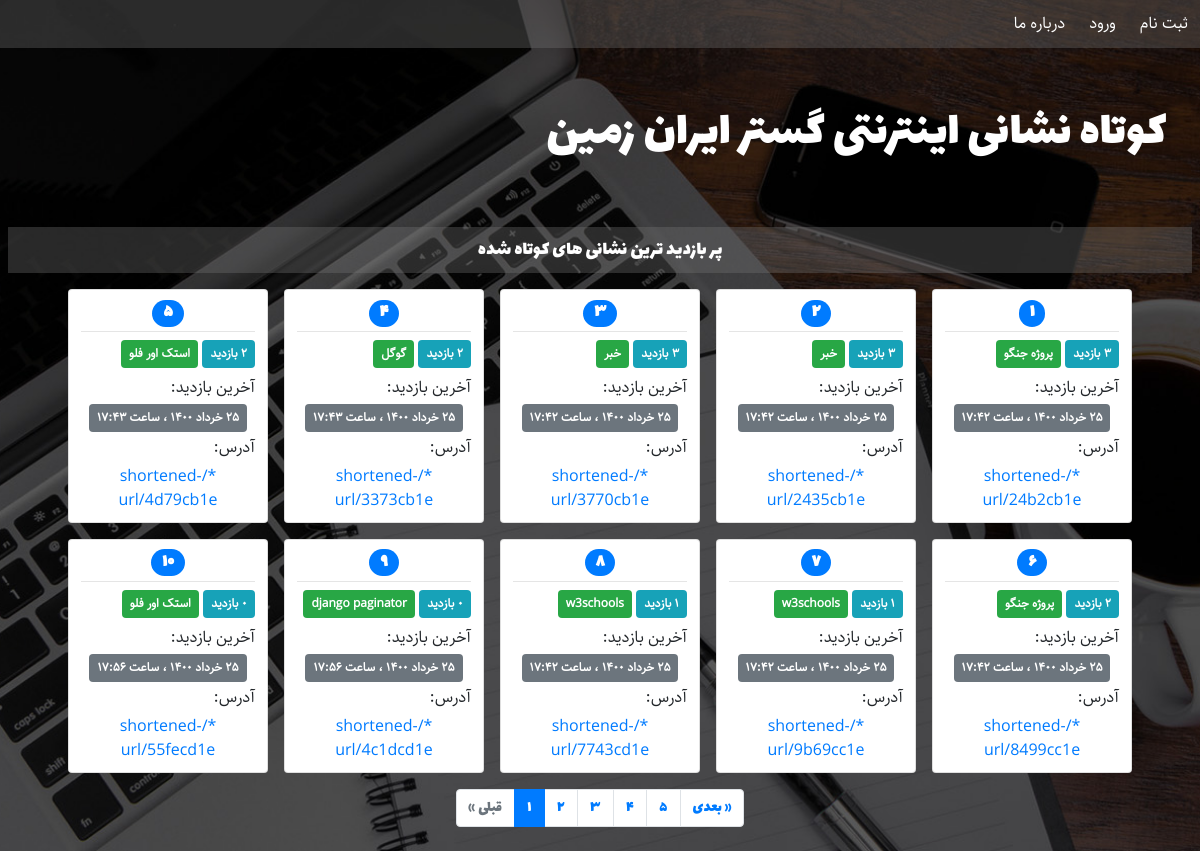
The page / on the database its author committed.
### URLshortener/models.py (models this page shows, shortened)
class URL(models.Model):
    label = models.CharField(blank=True, max_length=30, verbose_name='عنوان')
    address = models.URLField(max_length=512, verbose_name='نشانی اینترنتی')
    slug = models.SlugField(max_length=8, unique=True, verbose_name='اسلاگ')
    visits = models.PositiveIntegerField(default=0, verbose_name='تعداد بازدید ها')
    created = models.DateTimeField(auto_now_add=True, verbose_name='تاریخ ایجاد')
    last_visit = models.DateTimeField(default=timezone.now, verbose_name='آخرین بازدید')
    author = models.ForeignKey(User, on_delete=models.CASCADE, related_name='urls',
                               verbose_name='ایجاد کننده')
    def last_visit_jalali(self):
        return datetime_to_jalali_str(self.last_visit)
    last_visit_jalali.short_description = 'آخرین بازدید'
    def created_jalali(self):
        return datetime_to_jalali_str(self.created)
    created_jalali.short_description = 'تاریخ ایجاد'
    def __str__(self):
        host = settings.ALLOWED_HOSTS[0] if settings.ALLOWED_HOSTS else 'localhost:8000'
        return '{}/shortened-url/{}'.format(host, self.slug)
    class Meta:
        verbose_name = 'نشانی اینترنتی'
        verbose_name_plural = 'نشانی های اینترنتی'

### URLshortener/views.py (the view)
# urls.py: path('', views.HomeView.as_view(), name='home'),
class HomeView(ListView):
    queryset = URL.objects.order_by('-visits')
    paginate_by = 10
    template_name = 'URLshortener/home.html'

### URLshortener/templatetags/custom_filters.py (called while the page is built)
@register.filter
@stringfilter
def to_persian(string):
    return numbers_to_persian(string)

### URLshortener/templatetags/custom_tags.py (called while the page is built)
@register.inclusion_tag('URLshortener/paginator.html')
def paginator(page):
    return {
        'page': page,
    }

@register.inclusion_tag('URLshortener/url_cards.html')
def url_cards(page):
    return {
        'page': page,
    }

### extensions/jalali.py (called while the page is built)
    def persian_tuple(self):
        return self.persian_year, self.persian_month, self.persian_day

### extensions/time_utils.py (called while the page is built)
def numbers_to_persian(string):
    en_to_fa = {
        '0': '۰',
        '1': '۱',
        '2': '۲',
        '3': '۳',
        '4': '۴',
        '5': '۵',
        '6': '۶',
        '7': '۷',
        '8': '۸',
        '9': '۹',
    }
    for en, fa in en_to_fa.items():
        string = string.replace(en, fa)
    return string

def datetime_to_jalali_str(time):
    jalali_month = (
        'فروردین',
        'اردیبهشت',
        'خرداد',
        'تیر',
        'مرداد',
        'شهریور',
        'مهر',
        'آبان',
        'آذر',
        'دی',
        'بهمن',
        'اسفند'
    )
    time = timezone.localtime(time)
    year, month, day = jalali.Gregorian(time.year, time.month, time.day).persian_tuple()
    jalali_to_str = '{} {} {} ، ساعت {:02d}:{:02d}'.format(
        day,
        jalali_month[month-1],
        year,
        time.hour,
        time.minute
    )
    return numbers_to_persian(jalali_to_str)

### templates/URLshortener/home.html (shortened to what this page needs)
{% extends 'URLshortener/base.html' %}
{% load static %}
{% load custom_filters %}
{% load custom_tags %}
{% block head %}
	<link rel='stylesheet' href="{% static 'URLshortener/css/home.css' %}">
{% endblock %}
{% block header %}
	<nav class='navbar navbar-expand-sm navbar-dark p-0'>
		<div class="collapse navbar-collapse" id="collapsibleNavbar">
			<ul class="navbar-nav text-center p-0 m-0">
			{% if user.is_authenticated %}
				<li class="nav-item p-1 text-center">
					<a class="nav-link" href="{% url 'URLshortener:dashboard' %}">پنل کاربری</a>
				</li>
				<li class="nav-item p-1 text-center">
					<a class="nav-link" href="{% url 'URLshortener:add-url' %}">کوتاه کردن نشانی</a>
				</li>
				<li class="nav-item p-1 text-center">
					<a class="nav-link" href="{% url 'auth_logout' %}?next=/">خروج</a>
				</li>
			{% else %}
				<li class="nav-item p-1 text-center">
					<a class="nav-link" href="{% url 'registration_register' %}">ثبت نام</a>
				</li>
				<li class="nav-item p-1 text-center">
					<a class="nav-link" href="{% url 'auth_login' %}">ورود</a>
				</li>
			{% endif %}
				<li class="nav-item p-1 text-center">
					<a class="nav-link" href="{% url 'URLshortener:about-us' %}">درباره ما</a>
				</li>
			</ul>
		</div>
	</nav>
	<div class='row container-fluid text-right p-5 text-white header-title'>
		کوتاه نشانی اینترنتی گستر ایران زمین
	</div>
{% endblock %}
{% block main %}
	<div class='container-fluid p-2'>
		<div class='container-fluid text-center text-white p-2 main-title'>پر بازدید ترین نشانی های کوتاه شده</div>
		<div class='container'>
			{% if page_obj %}
				{% url_cards page_obj %}
			{% else %}
				<div class='alert alert-info text-right p-2 m-2 mx-auto'>
					هنوز هیچ نشانی ای اضافه نشده است!
				</div>
			{% endif %}
			{% if is_paginated %}
				{% paginator page_obj %}
			{% endif %}
		</div>
	</div>
{% endblock %}

### templates/URLshortener/url_cards.html (shortened to what this page needs)
{% load custom_filters %}
<div class='container-fluid m-0 p-2 d-flex flex-row flex-wrap justify-content-center cards-div'>
    {% for short_url in page %}
    <div class='card text-right m-2 p-2 url-card'>
        <h4 class='text-center p-0 m-0 url-number'>
            <span class='badge badge-pill badge-primary'>
                {{ forloop.counter0|add:page.start_index|to_persian }}
            </span>
        </h4>
        <hr class='m-1'>
        <div class='p-1'>
            <span class='badge badge-info p-2'>{{ short_url.visits|to_persian }} بازدید</span>
            <span class='badge badge-success p-2'>{{ short_url.label }}</span>
        </div>
        <div class='p-1'>آخرین بازدید:</div>
        <div class='text-center'>
            <span class='badge badge-secondary p-2'>{{ short_url.last_visit_jalali }}</span>
        </div>
        <div class='p-1'>آدرس:</div>
        <a class='btn btn-link d-block p-0' href="{% url 'URLshortener:shortened-url' short_url.slug %}">
            {{ short_url }}
        </a>
    </div>
    {% endfor %}
</div>

### static/URLshortener/css/base.css (style rules this page uses)
body { direction: rtl; font-family: Lalezar; background-image: url('../images/site_bg.jpg'); background-size: cover; background-repeat: no-repeat; background-position: center; min-height: 100vh; }
.cards-div { font-family: Sahel; }
.url-card { max-width: 200px; }
.url-number { font-family: Lalezar; }

### static/URLshortener/css/home.css (style rules this page uses)
nav { font-family: Sahel; background-color: #77777757; }
nav a.nav-link { color: white !important; }
.header-title { font-family: Lalezar; font-size: 50px; }
.main-title { font-size: 20px; background-color: #77777757; }

### rows shown on the page
URL: visits|to_persian "۳", label "پروژه جنگو", last_visit_jalali "۲۵ خرداد ۱۴۰۰ ، ساعت ۱۷:۴۲", slug "*/shortened-url/24b2cb1e"
URL: visits|to_persian "۳", label "خبر", last_visit_jalali "۲۵ خرداد ۱۴۰۰ ، ساعت ۱۷:۴۲", slug "*/shortened-url/2435cb1e"
URL: visits|to_persian "۳", label "خبر", last_visit_jalali "۲۵ خرداد ۱۴۰۰ ، ساعت ۱۷:۴۲", slug "*/shortened-url/3770cb1e"
URL: visits|to_persian "۲", label "گوگل", last_visit_jalali "۲۵ خرداد ۱۴۰۰ ، ساعت ۱۷:۴۳", slug "*/shortened-url/3373cb1e"
URL: visits|to_persian "۲", label "استک اور فلو", last_visit_jalali "۲۵ خرداد ۱۴۰۰ ، ساعت ۱۷:۴۳", slug "*/shortened-url/4d79cb1e"
URL: visits|to_persian "۲", label "پروژه جنگو", last_visit_jalali "۲۵ خرداد ۱۴۰۰ ، ساعت ۱۷:۴۲", slug "*/shortened-url/8499cc1e"
URL: visits|to_persian "۱", label "w3schools", last_visit_jalali "۲۵ خرداد ۱۴۰۰ ، ساعت ۱۷:۴۲", slug "*/shortened-url/9b69cc1e"
URL: visits|to_persian "۱", label "w3schools", last_visit_jalali "۲۵ خرداد ۱۴۰۰ ، ساعت ۱۷:۴۲", slug "*/shortened-url/7743cd1e"
URL: visits|to_persian "۰", label "django paginator", last_visit_jalali "۲۵ خرداد ۱۴۰۰ ، ساعت ۱۷:۵۶", slug "*/shortened-url/4c1dcd1e"
URL: visits|to_persian "۰", label "استک اور فلو", last_visit_jalali "۲۵ خرداد ۱۴۰۰ ، ساعت ۱۷:۵۶", slug "*/shortened-url/55fecd1e"

### other values the page prints
{{ i|to_persian }} "۱"
{{ i|to_persian }} "۲" "۳" "۴" "۵"
